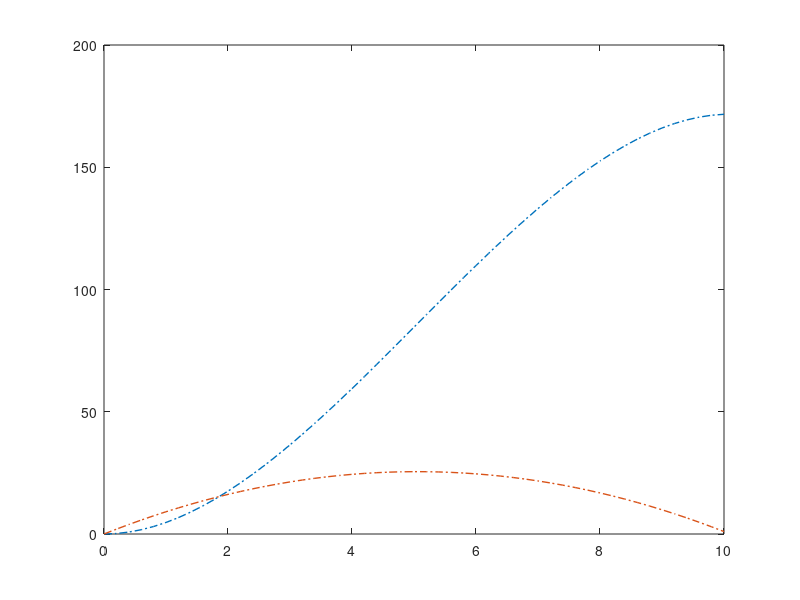

Reproduce this figure in MATLAB. (Note: this script raises an error after producing the figure.)


h = .2;

a = @(x,wm1,w,wp1)([-1 -h/2; 0 1/(h*h)-w(1)/(2*h)]);
b = @(x,wm1,w,wp1)([ 1 -h/2; (wp1(2)-wm1(2))/(2*h) -2/(h*h)-2*w(2)]);
c = @(x,wm1,w,wp1)([ 0 0   ; 0 (1/(h*h) + w(1)/(2*h))]);

d = @(x,wm1,w,wp1)([ 0 (-1-(w(2))^2+w(1)*(wp1(2)-wm1(2))/(2*h))]);


x = 0:h:10;
n = length(x)-1;

f = @(x)(5*x^2 - x^3/3 + x^2/20);
F = @(x)(x*(10-x)+x/10);

w = zeros(2, n+1);

for i=1:n+1,
    w(:,i) = [f(x(i)) F(x(i))];
end

mat = zeros(2,2,n-1, n-1);
vec = zeros(2,1, n-1);

legend_vals = {'k = 0'};
plot(x,w(:,:),'-.', 'LineWidth',1);
hold on;

dw = 1;
wo = 2;
k = 0;

while max(max(abs(w-wo)))>1e-5,
    k = k+1;

    for i=2:n,
        index = i-1;
        mat(:,:,index,index) = b(x(i), w(:,i-1), w(:,i), w(:,i+1));
        mat(:,:,index+1,index) = a(x(i), w(:,i-1), w(:,i), w(:,i+1));
        mat(:,:,index,index+1) = c(x(i), w(:,i-1), w(:,i), w(:,i+1));
        vec(:, index) = d(x(i), w(:,i-1), w(:,i), w(:,i+1));
    end

    mat = mat(:,:,1:n-1,1:n-1);

    i = i-1;
    vec(:,:,n-1) = vec(:,:,n-1) - c(x(i), w(:,i-1), w(:,i), w(:,i+1))*[0;1];

    dw = thomas_algorithm_block(mat,vec);

    % Using backward difference method
    dw = [[0;0] dw [0;1]];
    wo = w;
    w = dw;

    yn = (2*h*w(2,end)+4*w(1,end-1)-w(1,end-2))/3;
    w(1,end) = yn;


    p = plot(x,w(1,:),'-.', 'LineWidth',1);

    legend_vals = [legend_vals (strcat('k = ',num2str(k)))];

    % Preventing from infinite loop
    if k == 50,
        break
    end

end


set(p, 'LineWidth',1.5, 'LineStyle', '-')
xlabel('X Axis');
ylabel('Y Axis');


legend(legend_vals)

figure
plot(x,w)
legend('y = f(x)','y = f''(x)')
